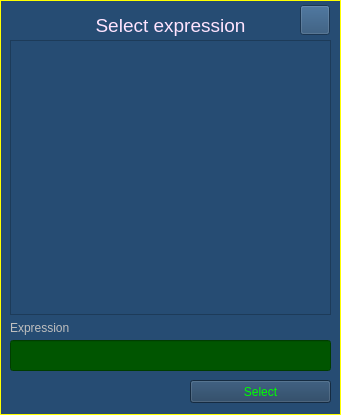
  <widget class="QFrame" name="frm_expression">
   <property name="geometry">
    <rect>
     <x>20</x>
     <y>170</y>
     <width>341</width>
     <height>415</height>
    </rect>
   </property>
   <property name="styleSheet">
    <string notr="true">color: rgb(255, 255, 0);
background-color: rgb(38, 76, 115);</string>
   </property>
   <property name="frameShape">
    <enum>QFrame::Box</enum>
   </property>
   <property name="frameShadow">
    <enum>QFrame::Plain</enum>
   </property>
   <property name="lineWidth">
    <number>1</number>
   </property>
   <widget class="QLabel" name="lbl_expression_title">
    <property name="geometry">
     <rect>
      <x>10</x>
      <y>10</y>
      <width>321</width>
      <height>31</height>
     </rect>
    </property>
    <property name="font">
     <font>
      <pointsize>14</pointsize>
     </font>
    </property>
    <property name="styleSheet">
     <string notr="true">color: rgb(255, 228, 255);</string>
    </property>
    <property name="text">
     <string>Select expression</string>
    </property>
    <property name="alignment">
     <set>Qt::AlignCenter</set>
    </property>
   </widget>
   <widget class="QPushButton" name="btn_expression_select">
    <property name="geometry">
     <rect>
      <x>190</x>
      <y>380</y>
      <width>141</width>
      <height>23</height>
     </rect>
    </property>
    <property name="styleSheet">
     <string notr="true">QPushButton {color: #00ff00; background-color: #1e3c5b;} QPushButton:hover {background-color: qlineargradient(spread:pad, x1:0, y1:0.00568182, x2:0.98, y2:0.982955, stop:0 rgb(38, 19, 255), stop:1 rgb(150, 207, 207));}</string>
    </property>
    <property name="text">
     <string>Select</string>
    </property>
   </widget>
   <widget class="QListWidget" name="lst_expression">
    <property name="geometry">
     <rect>
      <x>10</x>
      <y>40</y>
      <width>321</width>
      <height>275</height>
     </rect>
    </property>
    <property name="font">
     <font>
      <pointsize>16</pointsize>
     </font>
    </property>
   </widget>
   <widget class="QPushButton" name="btn_expression_close">
    <property name="geometry">
     <rect>
      <x>300</x>
      <y>5</y>
      <width>30</width>
      <height>30</height>
     </rect>
    </property>
    <property name="styleSheet">
     <string notr="true">QPushButton:hover {background-color: rgb(48, 96, 147);}</string>
    </property>
    <property name="text">
     <string/>
    </property>
    <property name="icon">
     <iconset>
      <normaloff>../images/close.png</normaloff>../images/close.png</iconset>
    </property>
    <property name="iconSize">
     <size>
      <width>25</width>
      <height>25</height>
     </size>
    </property>
    <property name="autoDefault">
     <bool>false</bool>
    </property>
    <property name="flat">
     <bool>false</bool>
    </property>
   </widget>
   <widget class="QLabel" name="lbl_expression_expression">
    <property name="geometry">
     <rect>
      <x>10</x>
      <y>320</y>
      <width>321</width>
      <height>16</height>
     </rect>
    </property>
    <property name="styleSheet">
     <string notr="true">color: rgb(191, 191, 191);</string>
    </property>
    <property name="text">
     <string>Expression</string>
    </property>
    <property name="textInteractionFlags">
     <set>Qt::LinksAccessibleByMouse|Qt::TextSelectableByMouse</set>
    </property>
   </widget>
   <widget class="QLineEdit" name="txt_expression">
    <property name="geometry">
     <rect>
      <x>10</x>
      <y>340</y>
      <width>321</width>
      <height>31</height>
     </rect>
    </property>
    <property name="font">
     <font>
      <pointsize>12</pointsize>
     </font>
    </property>
    <property name="styleSheet">
     <string notr="true">QLineEdit {background-color: rgb(0, 85, 0); color: rgb(255, 255, 0);} QLineEdit:hover {background-color: rgb(0, 115, 0);}</string>
    </property>
   </widget>
  </widget>
